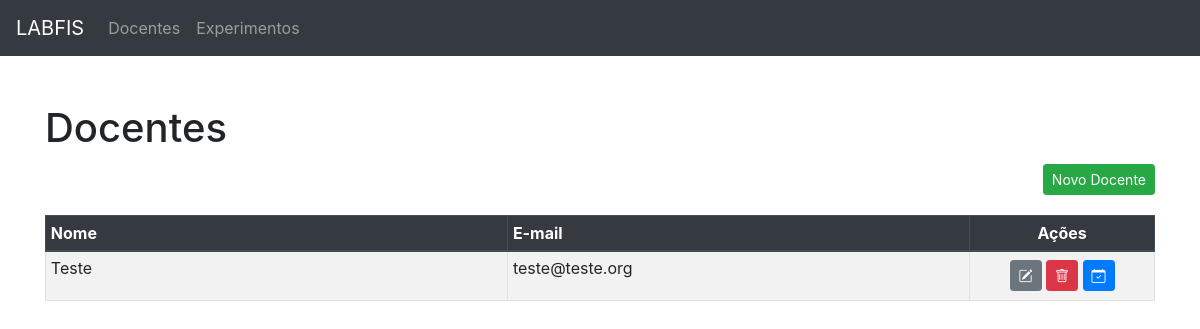
The page /docentes on the database as committed earlier.
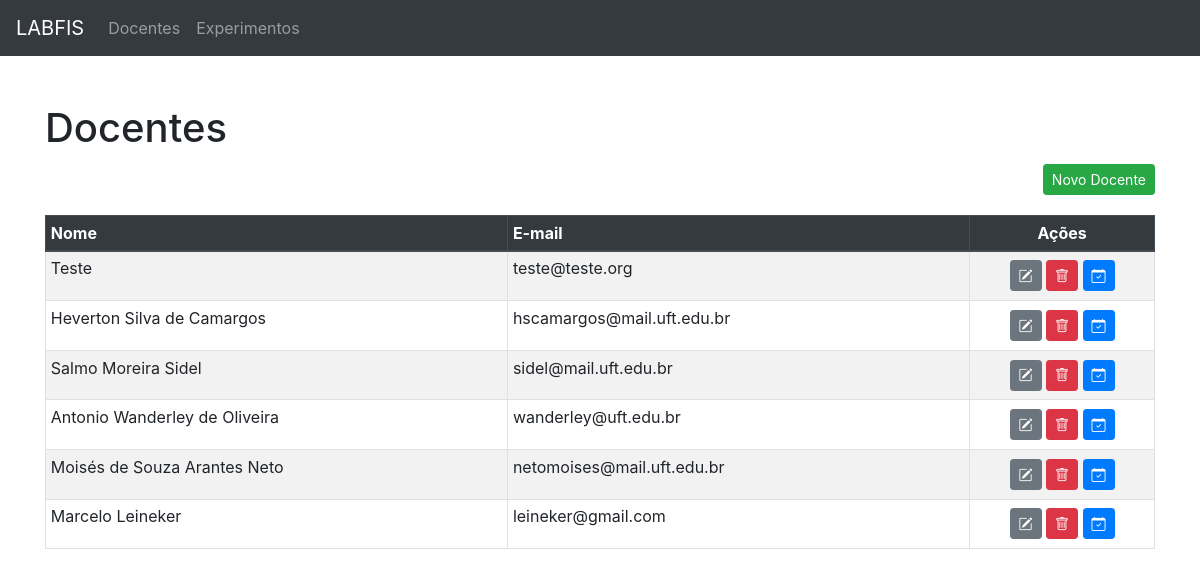
The same page on the database as committed later.
### models.py (models this page shows, shortened)
class Docente(db.Model):
    __tablename__ = 'docentes'
    id = db.Column(db.Integer, primary_key=True)
    nome = db.Column(db.String(80), nullable=False)
    email = db.Column(db.String(120), unique=True, nullable=False)
    agendamentos = db.relationship('Agendamento', backref='docentes', cascade = "all,delete", lazy=True)

### app.py (the view)
@app.route('/docentes')
def get_docentes():
    docentes = Docente.query.all()
    return render_template('docentes.html', docentes=docentes)

### app.py (called while the page is built)
@app.context_processor
def inject_enumerate():
    return dict(enumerate=enumerate)

### templates/docentes.html
{% extends "base.html" %}
{% from "macros.html" import modal_macro, form_macro_docente %}
{% block content_title %}Docentes{% endblock %}
{% block content %}
<div class="text-right">
    {{ modal_macro('success', 'Novo Docente', 'novo_docente', 'Novo Docente', 'Novo Docente', form_macro_docente(url_for('insert_docente'))) }}
</div>
<table class="table table-hover table-striped table-bordered table-sm mt-3">
    <thead class="thead-dark">
      <tr>
        <th class="col col-5">Nome</th>
        <th class="col col-5">E-mail</th>
        <th class="col col-2 text-center">Ações</th>
      </tr>
    </thead>
    <tbody>
        {% for docente in docentes %}
        <tr>
            <td>{{docente.nome}}</td>
            <td>{{docente.email}}</td>
            <td class="text-center">
                {{ modal_macro('secondary', '<i class="bi bi-pencil-square"></i>', 'editar-'+ docente.id | string , 'Editar', 'Editar Docente', form_macro_docente(url_for('update_docente', id=docente.id), docente)) }}
                <a href="{{url_for('delete_docente', id=docente.id)}}" class="btn btn-sm btn-danger mt-1 mb-1" onclick="return confirm('Deseja realmente excluir o docente {{docente.nome}}?\nTodos os agendamentos relacionados também serão excluídos!!')" title="Excluir"><i class="bi bi-trash"></i></a>
                <a href="{{url_for('get_docente', id=docente.id)}}" class="btn btn-sm btn-primary mt-1 mb-1" title="Ver agendamentos"><i class="bi bi-calendar-check"></i></i></a>
            </td>
        </tr>
        {% endfor %}
    </tbody>
  </table>
{% endblock %}

### templates/base.html (shortened to what this page needs)
<!doctype html>
<html lang="en">
  <head>
    {% block head %}
    <link rel="stylesheet" href="https://cdn.jsdelivr.net/npm/bootstrap@4.6.2/dist/css/bootstrap.min.css">
    <link rel="stylesheet" href="https://cdn.jsdelivr.net/npm/bootstrap-icons@1.9.1/font/bootstrap-icons.css">
    {% endblock %}
  </head>
  <body>
    {% block header %}
    <nav class="navbar navbar-expand-lg navbar-dark bg-dark">
        <a class="navbar-brand" href="/">LABFIS</a>
        <div class="collapse navbar-collapse" id="navbarNav">
          <ul class="navbar-nav">
            <li class="nav-item">
              <a class="nav-link" href="{{url_for('get_docentes')}}">Docentes</a>
            </li>
            <li class="nav-item">
              <a class="nav-link" href="{{url_for('get_experimentos')}}">Experimentos</a>
            </li>
          </ul>
        </div>
      </nav>
    {% endblock %}
    <div class="container mt-5">
        {% block container %}
        <h1>{% block content_title %}{% endblock %}</h1>
        {% block content %}{% endblock %}
        {% endblock %}
    </div>
  </body>
</html>

### templates/macros.html (shortened to what this page needs)
{% macro modal_macro(btn_type, btn_content, target_id, tip_title, form_title, form_macro) %}
<button type="button" class="btn btn-sm btn-{{btn_type}} mt-1 mb-1" data-toggle="modal" data-target="#{{target_id}}"
  title="{{tip_title}}">{{btn_content|safe}}</button>
{% endmacro %}

Rows that differ between the two databases and show on the page:
added Docente: nome "Heverton Silva de Camargos", email "hscamargos@mail.uft.edu.br"
added Docente: nome "Salmo Moreira Sidel", email "sidel@mail.uft.edu.br"
added Docente: nome "Antonio Wanderley de Oliveira", email "wanderley@uft.edu.br"
added Docente: nome "Moisés de Souza Arantes Neto", email "netomoises@mail.uft.edu.br"
added Docente: nome "Marcelo Leineker", email "leineker@gmail.com"
